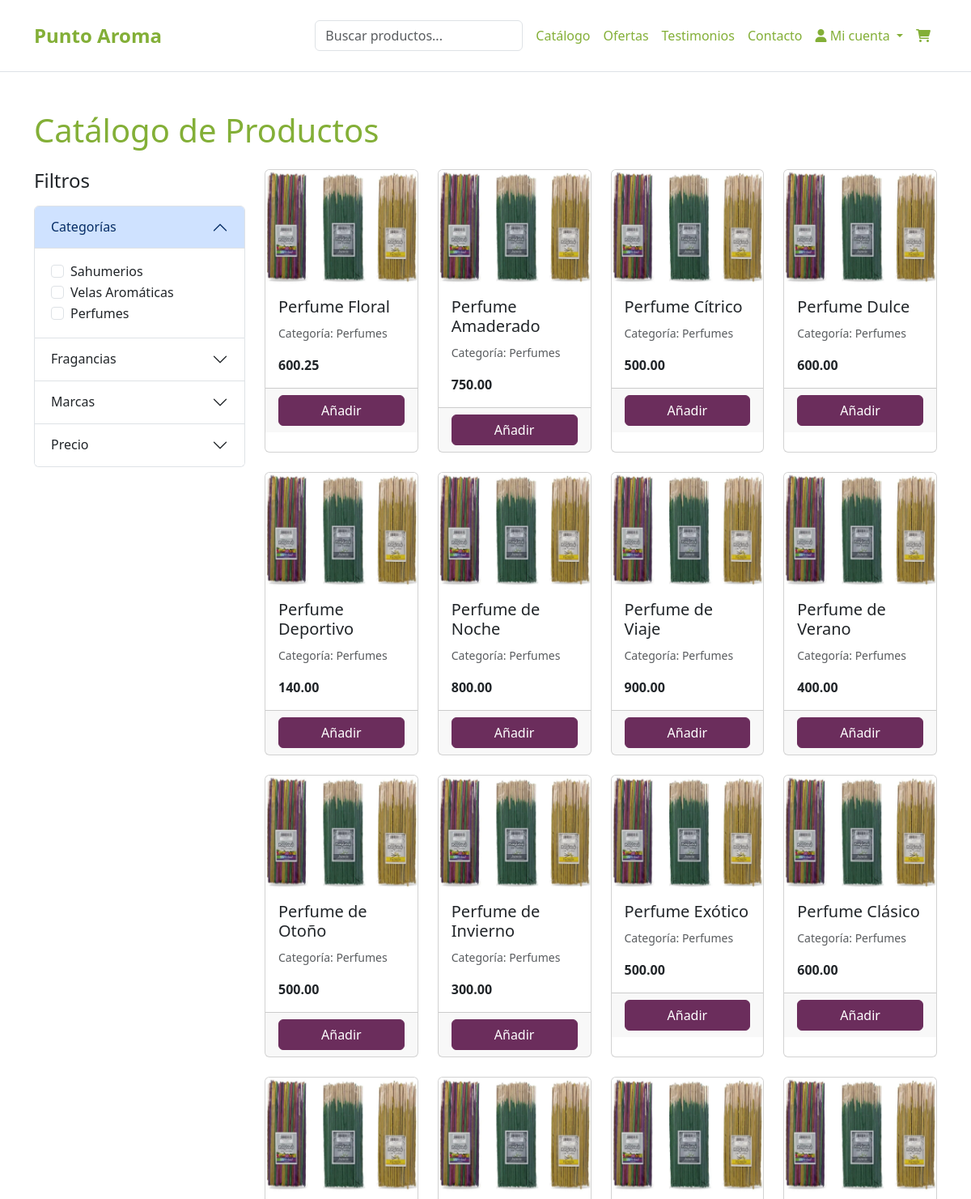
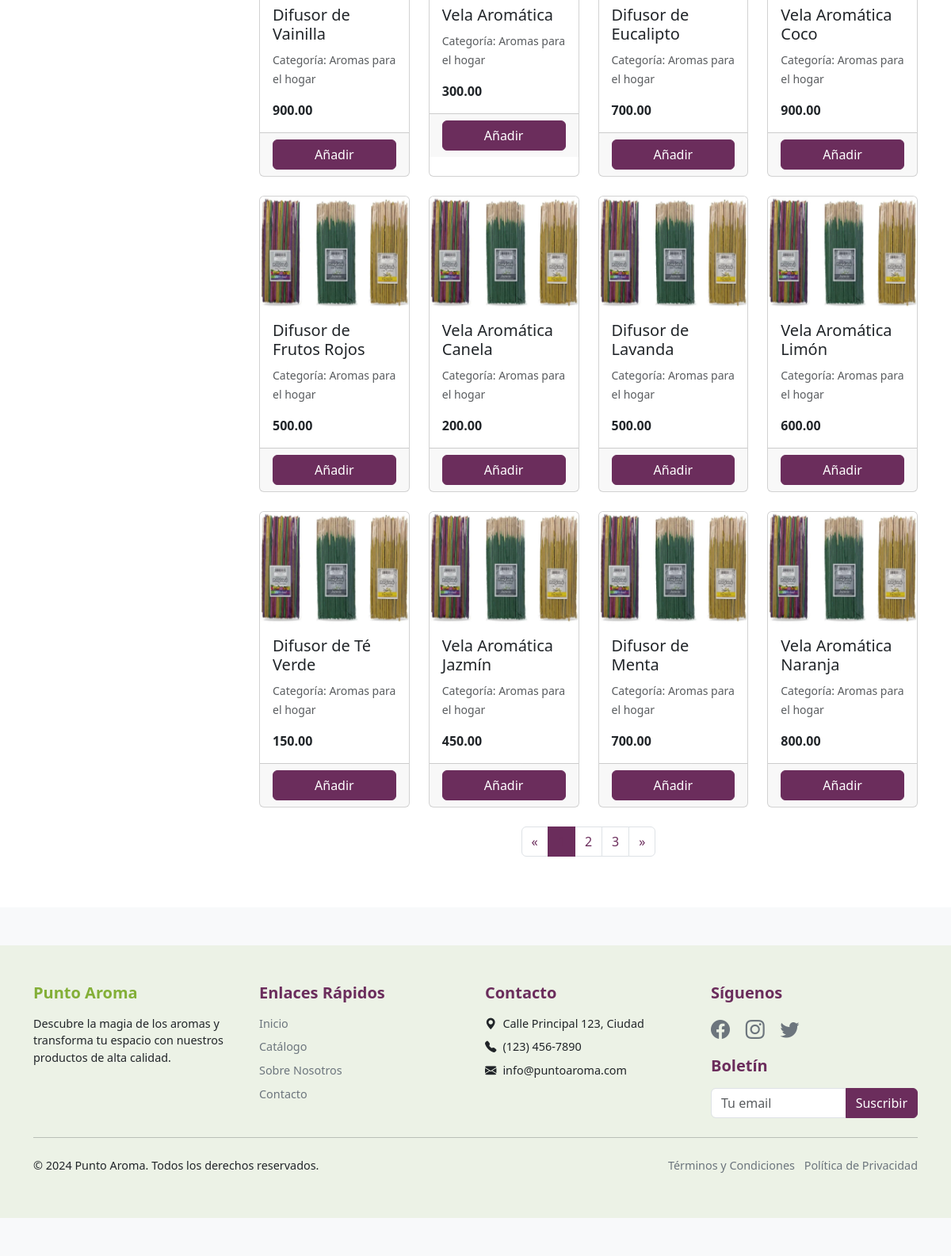
/catalogo.php, run on the app's committed database (2 pictures, top to bottom).
### tables this page shows
CREATE TABLE productos (
    id_producto INT PRIMARY KEY,
    nombre VARCHAR(100),
    descripcion TEXT,
    id_categoria INT,
    destacado TINYINT DEFAULT 0,
    CONSTRAINT FK_productos_id_categoria_END FOREIGN KEY (id_categoria) REFERENCES categorias(id_categoria)
);

CREATE TABLE categorias (
    id_categoria INT PRIMARY KEY,
    nombre VARCHAR(100),
    descripcion TEXT
);

CREATE TABLE variantes_tipo_precio (
    id_producto INT,
    id_tipo_precio INT,
    precio DECIMAL(10, 2),
    cantidad_minima INT,
    PRIMARY KEY (id_tipo_precio, id_producto),
    CONSTRAINT FK_variante_tipo_precio_id_tipo_precio    FOREIGN KEY (id_tipo_precio)    REFERENCES tipos_precios(id_tipo_precio),
    CONSTRAINT FK_variante_tipo_precio_sku               FOREIGN KEY (id_producto)       REFERENCES productos(id_producto)

);

### catalogo.php (the view, shortened to what this page needs)
<?php
include 'header.php';
include 'admin/config/sbd.php';
$sql_catalogo = $con->prepare("SELECT p.id_producto, p.nombre, p.descripcion, c.nombre AS categoria, vtp.precio AS precio_minorista, i.ruta AS imagen_principal
FROM productos p
JOIN variantes_tipo_precio vtp ON p.id_producto = vtp.id_producto
JOIN categorias c ON p.id_categoria = c.id_categoria
LEFT JOIN imagenes i ON p.id_producto = i.id_producto AND i.principal = 1
WHERE vtp.id_tipo_precio = 1;");
$sql_catalogo->execute();
$productos = $sql_catalogo->fetchAll(PDO::FETCH_ASSOC);
?>
<!DOCTYPE html>
<head>
</head>
<body>
    <main class="py-5">
        <div class="container">
            <h1 class="mb-4 text-primary-custom">Catálogo de Productos</h1>
            <div class="row">
                <div class="col-md-3 mb-4">
                    <div class="sticky-sidebar">
                        <h4 class="mb-3">Filtros</h4>
                        <div class="accordion" id="accordionFilters">
                            <div class="accordion-item">
                                <h2 class="accordion-header" id="headingCategories">
                                    <button class="accordion-button" type="button" data-bs-toggle="collapse" data-bs-target="#collapseCategories" aria-expanded="true" aria-controls="collapseCategories">
                                        Categorías
                                    </button>
                                </h2>
                                <div id="collapseCategories" class="accordion-collapse collapse show" aria-labelledby="headingCategories">
                                    <div class="accordion-body">
                                        <div class="form-check">
                                            <input class="form-check-input" type="checkbox" value="" id="catSahumerios">
                                            <label class="form-check-label" for="catSahumerios">Sahumerios</label>
                                        </div>
                                        <div class="form-check">
                                            <input class="form-check-input" type="checkbox" value="" id="catVelas">
                                            <label class="form-check-label" for="catVelas">Velas Aromáticas</label>
                                        </div>
                                        <div class="form-check">
                                            <input class="form-check-input" type="checkbox" value="" id="catPerfumes">
                                            <label class="form-check-label" for="catPerfumes">Perfumes</label>
                                        </div>
                                    </div>
                                </div>
                            </div>
                            <div class="accordion-item">
                                <h2 class="accordion-header" id="headingFragancias">
                                    <button class="accordion-button collapsed" type="button" data-bs-toggle="collapse" data-bs-target="#collapseFragancias" aria-expanded="false" aria-controls="collapseFragancias">
                                        Fragancias
                                    </button>
                                </h2>
                            </div>
                            <div class="accordion-item">
                                <h2 class="accordion-header" id="headingMarcas">
                                    <button class="accordion-button collapsed" type="button" data-bs-toggle="collapse" data-bs-target="#collapseMarcas" aria-expanded="false" aria-controls="collapseMarcas">
                                        Marcas
                                    </button>
                                </h2>
                            </div>
                            <div class="accordion-item">
                                <h2 class="accordion-header" id="headingPrecio">
                                    <button class="accordion-button collapsed" type="button" data-bs-toggle="collapse" data-bs-target="#collapsePrecio" aria-expanded="false" aria-controls="collapsePrecio">
                                        Precio
                                    </button>
                                </h2>
                            </div>
                        </div>
                    </div>
                </div>
                <div class="col-md-9">
                    <div class="row row-cols-1 row-cols-md-2 row-cols-lg-4 g-4">
                        <?php foreach ($productos as $producto) { ?>
                            <div class="col">
                                <div class="card h-100 product-card">
                                    <a href="producto.php?id_producto=<?php echo $producto["id_producto"] ?>" class="text-decoration-none text-dark">
                                        <img src="1.webp" class="card-img-top" alt="<?php echo $producto["id_producto"] ?>">
                                        <div class="card-body">
                                            <h5 class="card-title"><?php echo $producto["nombre"] ?></h5>
                                            <p class="card-text"><small class="text-muted">Categoría: <?php echo $producto["categoria"] ?></small></p>
                                            <p class="card-text"><strong><?php echo $producto["precio_minorista"] ?></strong></p>
                                        </div>
                                    </a>
                                    <div class="card-footer">
                                        <button class="btn btn-primary-custom w-100 add-to-cart-btn" onclick="añadirCarrito(<?php echo $producto['id_producto'] ?>, '<?php echo addslashes($producto['nombre']) ?>', <?php echo $producto['precio_minorista'] ?>)">Añadir</button>
                                    </div>
                                </div>
                            </div>
                        <?php } ?>
                    </div>
                    <nav aria-label="Page navigation" class="mt-4">
                        <ul class="pagination justify-content-center">
                            <li class="page-item">
                                <a class="page-link" href="#" aria-label="Previous">
                                    <span aria-hidden="true">&laquo;</span>
                                </a>
                            </li>
                            <li class="page-item active"><a class="page-link" href="#">1</a></li>
                            <li class="page-item"><a class="page-link" href="#">2</a></li>
                            <li class="page-item"><a class="page-link" href="#">3</a></li>
                            <li class="page-item">
                                <a class="page-link" href="#" aria-label="Next">
                                    <span aria-hidden="true">&raquo;</span>
                                </a>
                            </li>
                        </ul>
                    </nav>
                </div>
            </div>
        </div>
    </main>
    <footer class="">
        <?php include 'footer.php'; ?>
    </footer>
</body>
</html>

### header.php (shortened to what this page needs)
<!DOCTYPE html>
<html lang="en">
<head>
    <link href="https://cdn.jsdelivr.net/npm/bootstrap@5.3.0-alpha1/dist/css/bootstrap.min.css" rel="stylesheet">
    <link href="https://cdn.jsdelivr.net/npm/bootstrap-icons@1.7.2/font/bootstrap-icons.css" rel="stylesheet">
    <link href="https://cdnjs.cloudflare.com/ajax/libs/aos/2.3.4/aos.css" rel="stylesheet">
    <link href="https://cdnjs.cloudflare.com/ajax/libs/font-awesome/6.0.0-beta3/css/all.min.css" rel="stylesheet">
    <link rel="stylesheet" href="styles.css">
</head>
<body>
    <header class="py-3 bg-white border-bottom sticky-top">
        <div class="container d-flex flex-wrap justify-content-center">
            <a href="index.php#hero" class="d-flex align-items-center mb-3 mb-lg-0 me-lg-auto text-dark text-decoration-none">
                <span class="fs-4 fw-bold text-primary-custom">Punto Aroma</span>
            </a>
            <nav class="navbar navbar-expand-lg navbar-light">
                <form class="d-flex mx-auto">
                    <input class="form-control me-2" type="search" placeholder="Buscar productos..." aria-label="Search">
                </form>
                <div class="collapse navbar-collapse" id="navbarNav">
                    <ul class="navbar-nav">
                        <li class="nav-item">
                            <a class="nav-link text-primary-custom" href="catalogo.php">Catálogo</a>
                        </li>
                        <li class="nav-item">
                            <a class="nav-link text-primary-custom" href="index.php#ofertas">Ofertas</a>
                        </li>
                        <li class="nav-item">
                            <a class="nav-link text-primary-custom" href="index.php#testimonios">Testimonios</a>
                        </li>
                        <li class="nav-item">
                            <a class="nav-link text-primary-custom" href="index.php#contacto">Contacto</a>
                        </li>
                        <li id="miCuenta" class="nav-item dropdown">
                            <a class="nav-link dropdown-toggle" href="#" id="navbarDropdown" role="button" data-bs-toggle="dropdown" aria-expanded="false">
                                <i class="fas fa-user nav-icon"></i> Mi cuenta
                            </a>
                        </li>
                        <li class="nav-item">
                            <a class="nav-link" href="#" id="cart-icon" onclick="toggleCart(event)">
                                <i class="fas fa-shopping-cart"></i>
                            </a>
                        </li>
                    </ul>
                </div>
            </nav>
        </div>
    </header>
</body>
</html>

### footer.php (shortened to what this page needs)
<!DOCTYPE html>
<html lang="es">
<head>
</head>
<body>
    <footer class="bg-primary-light">
        <div class="container">
            <div class="row">
                <div class="col-lg-3 col-md-6 mb-4 mb-lg-0">
                    <h5 class="text-primary-custom">Punto Aroma</h5>
                    <p>Descubre la magia de los aromas y transforma tu espacio con nuestros productos de alta calidad.</p>
                </div>
                <div class="col-lg-3 col-md-6 mb-4 mb-lg-0">
                    <h5>Enlaces Rápidos</h5>
                    <ul>
                        <li><a href="index.php#hero">Inicio</a></li>
                        <li><a href="catalogo.php">Catálogo</a></li>
                        <li><a href="nosotros.php">Sobre Nosotros</a></li>
                        <li><a href="index.php#contacto">Contacto</a></li>
                    </ul>
                </div>
                <div class="col-lg-3 col-md-6 mb-4 mb-lg-0">
                    <h5>Contacto</h5>
                    <ul>
                        <li><i class="bi bi-geo-alt-fill me-2"></i>Calle Principal 123, Ciudad</li>
                        <li><i class="bi bi-telephone-fill me-2"></i>(123) 456-7890</li>
                        <li><i class="bi bi-envelope-fill me-2"></i>info@puntoaroma.com</li>
                    </ul>
                </div>
                <div class="col-lg-3 col-md-6 mb-4 mb-lg-0">
                    <h5>Síguenos</h5>
                    <div class="social-icons mb-3">
                        <a href="#" aria-label="Facebook"><i class="bi bi-facebook"></i></a>
                        <a href="#" aria-label="Instagram"><i class="bi bi-instagram"></i></a>
                        <a href="#" aria-label="Twitter"><i class="bi bi-twitter"></i></a>
                    </div>
                    <h5>Boletín</h5>
                    <form class="newsletter-form">
                        <div class="input-group">
                            <input type="email" class="form-control" placeholder="Tu email" aria-label="Tu email" required>
                            <button class="btn btn-primary-custom" type="submit">Suscribir</button>
                        </div>
                    </form>
                </div>
            </div>
            <hr class="my-4">
            <div class="row">
                <div class="col-md-6 text-center text-md-start">
                    <p class="mb-0">&copy; 2024 Punto Aroma. Todos los derechos reservados.</p>
                </div>
                <div class="col-md-6 text-center text-md-end">
                    <ul class="list-inline mb-0">
                        <li class="list-inline-item"><a href="#">Términos y Condiciones</a></li>
                        <li class="list-inline-item"><a href="#">Política de Privacidad</a></li>
                    </ul>
                </div>
            </div>
        </div>
    </footer>
</body>
</html>

### styles.css (style rules this page uses)
:root { --primary-color: #83AF37; --secondary-color: #6B2D5C; }
body { scroll-padding-top: 70px; }
.bg-primary-light { background-color: rgba(131, 175, 55, 0.1); }
.text-primary-custom { color: var(--primary-color); }
.btn-primary-custom { background-color: var(--secondary-color); border-color: var(--secondary-color); color: white; transition: transform 0.3s ease; }
.sticky-sidebar { position: sticky; top: 100px; height: calc(100vh - 40px); overflow-y: auto; }
.pagination .page-item.active .page-link { background-color: var(--secondary-color); border-color: var(--secondary-color); }
.pagination .page-link { color: var(--secondary-color); }
.product-card { position: relative; overflow: hidden; transition: transform 0.3s ease, box-shadow 0.3s ease; }
.nav-link { color: var(--primary-color); }
.card { overflow: hidden; transition: transform 0.3s ease; }

### footer.php (style rules this page uses)
:root { --primary-color: #83AF37; --secondary-color: #6B2D5C; }
.bg-primary-light { background-color: rgba(131, 175, 55, 0.1); }
.text-primary-custom { color: var(--primary-color); }
.btn-primary-custom { background-color: var(--secondary-color); border-color: var(--secondary-color); color: white; transition: transform 0.3s ease; }
footer { background-color: #f8f9fa; padding: 3rem 0; font-size: 0.9rem; }
footer h5 { color: var(--secondary-color); font-weight: bold; margin-bottom: 1rem; }
footer ul { list-style-type: none; padding-left: 0; }
footer ul li { margin-bottom: 0.5rem; }
footer a { color: #6c757d; text-decoration: none; transition: color 0.3s ease; }
.social-icons a { font-size: 1.5rem; margin-right: 1rem; }
.newsletter-form .form-control { border-top-right-radius: 0; border-bottom-right-radius: 0; }
.newsletter-form .btn { border-top-left-radius: 0; border-bottom-left-radius: 0; }

### data on the page
productos: nombre "Perfume Floral", id_categoria.nombre "Perfumes", variantes_tipo_precio.precio "600.25"
productos: nombre "Perfume Amaderado", id_categoria.nombre "Perfumes", variantes_tipo_precio.precio "750.00"
productos: nombre "Perfume Cítrico", id_categoria.nombre "Perfumes", variantes_tipo_precio.precio "500.00"
productos: nombre "Perfume Dulce", id_categoria.nombre "Perfumes", variantes_tipo_precio.precio "600.00"
productos: nombre "Perfume Deportivo", id_categoria.nombre "Perfumes", variantes_tipo_precio.precio "140.00"
productos: nombre "Perfume de Noche", id_categoria.nombre "Perfumes", variantes_tipo_precio.precio "800.00"
productos: nombre "Perfume de Viaje", id_categoria.nombre "Perfumes", variantes_tipo_precio.precio "900.00"
productos: nombre "Perfume de Verano", id_categoria.nombre "Perfumes", variantes_tipo_precio.precio "400.00"
productos: nombre "Perfume de Otoño", id_categoria.nombre "Perfumes", variantes_tipo_precio.precio "500.00"
productos: nombre "Perfume de Invierno", id_categoria.nombre "Perfumes", variantes_tipo_precio.precio "300.00"
productos: nombre "Perfume Exótico", id_categoria.nombre "Perfumes", variantes_tipo_precio.precio "500.00"
productos: nombre "Perfume Clásico", id_categoria.nombre "Perfumes", variantes_tipo_precio.precio "600.00"
productos: nombre "Difusor de Vainilla", id_categoria.nombre "Aromas para el hogar", variantes_tipo_precio.precio "900.00"
productos: nombre "Vela Aromática", id_categoria.nombre "Aromas para el hogar", variantes_tipo_precio.precio "300.00"
productos: nombre "Difusor de Eucalipto", id_categoria.nombre "Aromas para el hogar", variantes_tipo_precio.precio "700.00"
productos: nombre "Vela Aromática Coco", id_categoria.nombre "Aromas para el hogar", variantes_tipo_precio.precio "900.00"
productos: nombre "Difusor de Frutos Rojos", id_categoria.nombre "Aromas para el hogar", variantes_tipo_precio.precio "500.00"
productos: nombre "Vela Aromática Canela", id_categoria.nombre "Aromas para el hogar", variantes_tipo_precio.precio "200.00"
productos: nombre "Difusor de Lavanda", id_categoria.nombre "Aromas para el hogar", variantes_tipo_precio.precio "500.00"
productos: nombre "Vela Aromática Limón", id_categoria.nombre "Aromas para el hogar", variantes_tipo_precio.precio "600.00"
productos: nombre "Difusor de Té Verde", id_categoria.nombre "Aromas para el hogar", variantes_tipo_precio.precio "150.00"
productos: nombre "Vela Aromática Jazmín", id_categoria.nombre "Aromas para el hogar", variantes_tipo_precio.precio "450.00"
productos: nombre "Difusor de Menta", id_categoria.nombre "Aromas para el hogar", variantes_tipo_precio.precio "700.00"
productos: nombre "Vela Aromática Naranja", id_categoria.nombre "Aromas para el hogar", variantes_tipo_precio.precio "800.00"
